Frame 1 (no input): blank canvas, image omitted
Frame 60 (no input): blank canvas, image omitted
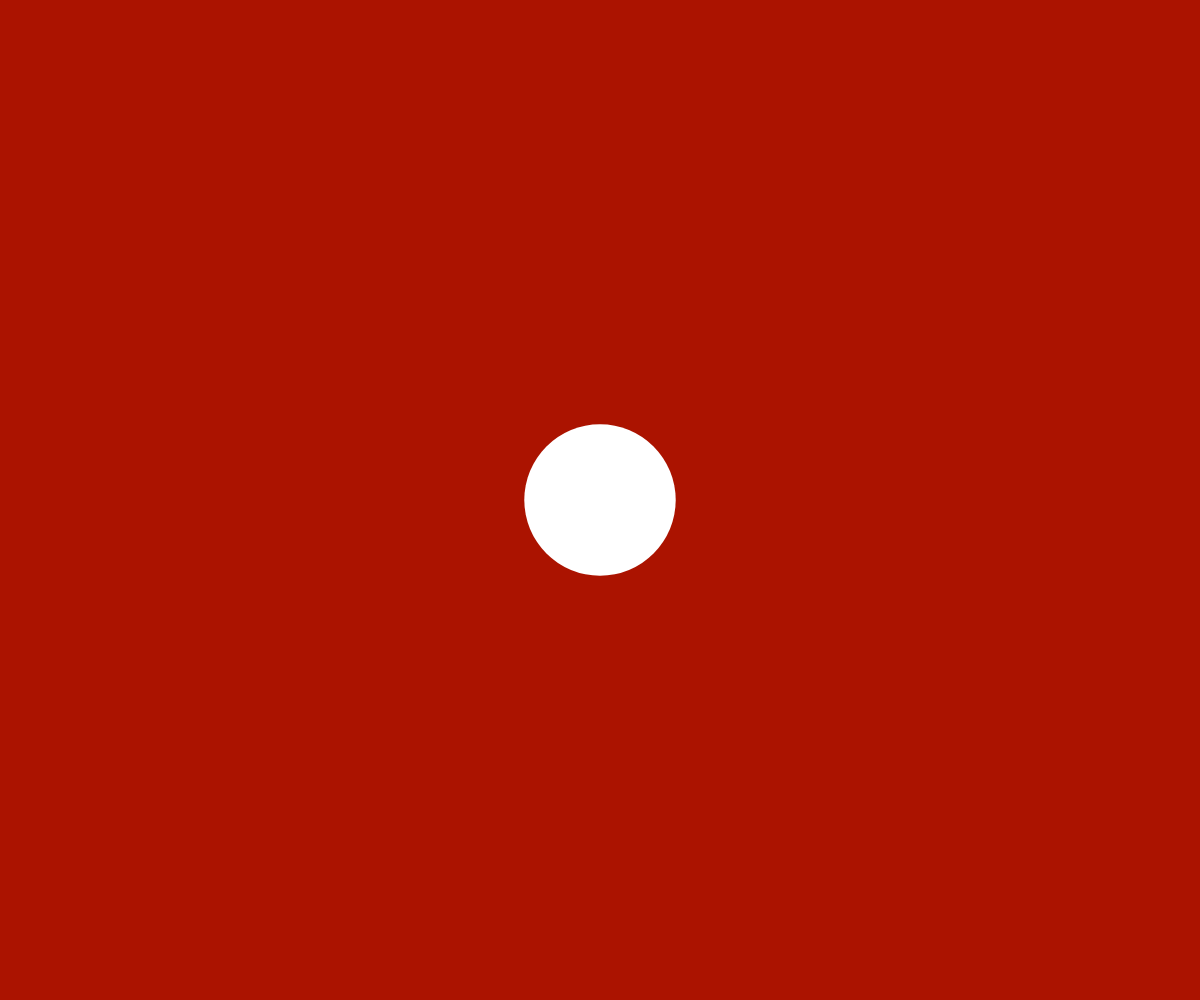
Frame 120 (the mouse pressed at the canvas centre since frame 60)

The p5.js sketch whose frames 1 and 60 were blank and that drew this single picture after the mouse press (run headless with seeded random() and noise() and a simulated clock; from frame 60 on, the mouse is pressed at the canvas centre):

// p5.js sketch
// ── sketch.js
function setup() 
{ 
	createCanvas(windowWidth, windowHeight); 
	background("#ab1300");
	noStroke();
}
function draw() 
{
	if (mouseIsPressed) 
	{
	var size = map(dist(mouseX,mouseY,pmouseX,pmouseY),0,400,5,80);
	ellipse(mouseX, mouseY, size, size); 
	}
	if(keyIsPressed)
	{
		if(key==" ")
		{
			background("#ab1300");
		}
	}
	console.log(frameCount);
}
